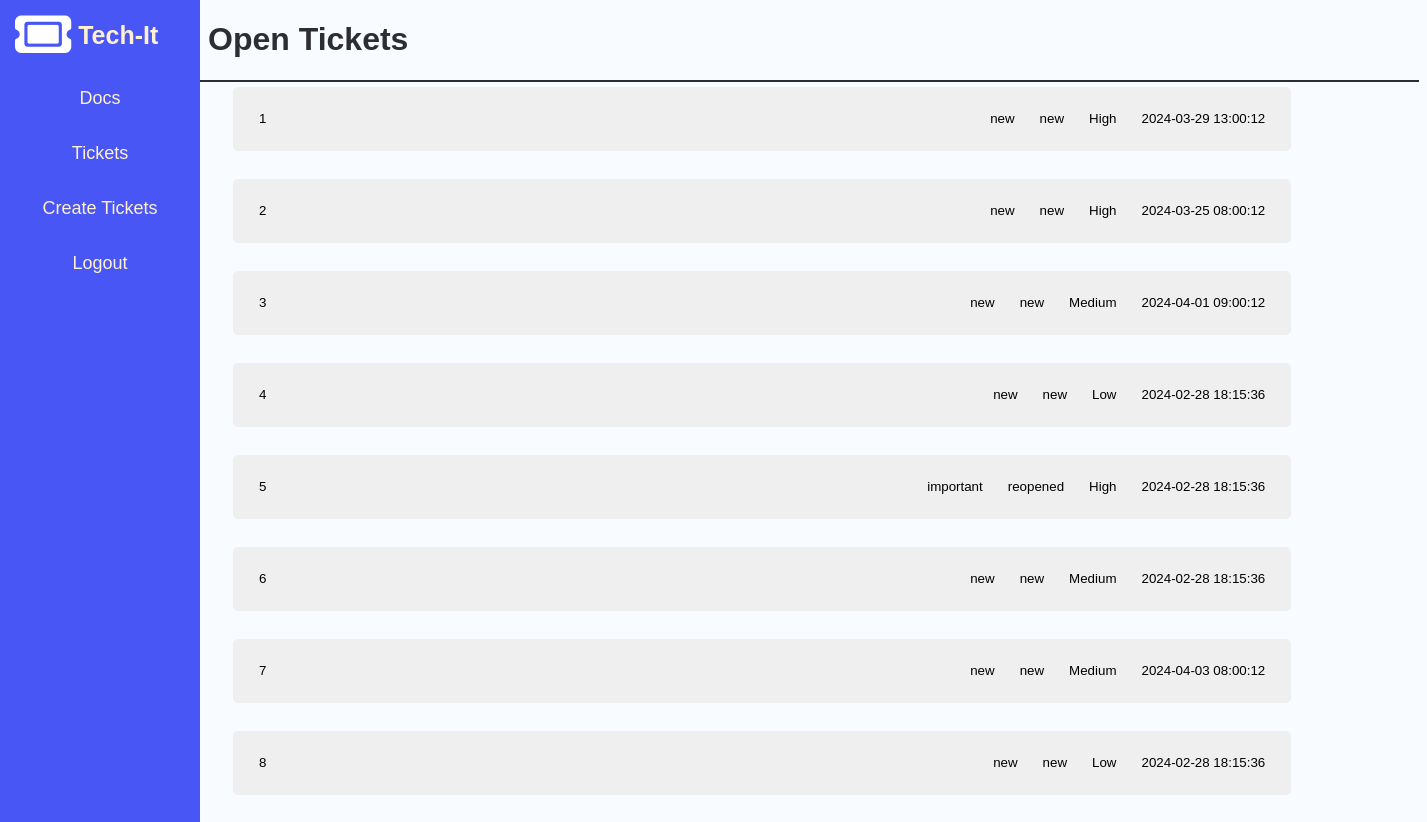
/queue.php (signed in), run on the app's committed database.
### tables this page shows
CREATE TABLE if NOT EXISTS `ticket` (
  `Ticket_ID` int(11) NOT NULL AUTO_INCREMENT,
  `UserID` int(11) NOT NULL,
  `Importance` enum('High', 'Medium', 'Low') NOT NULL,
  `Queue` enum('new','inprogress','closed','important') NOT NULL,
  `Status` enum('new','reopened','closed') NOT NULL,
  `CreateDate` datetime NOT NULL,
  `CloseDate` datetime,
  `TicketDesc` varchar(1000) NOT NULL,
  `Email` varchar(64) NOT NULL,
  Primary Key(Ticket_ID),
  Foreign Key(UserID) References user(UserID)
);

### queue.php (the view, shortened to what this page needs)
<!DOCTYPE html>
<html lang="en">
<head>
    <link rel="stylesheet" href="style.css">
</head>
<body>
  <?php include ("menu.php")?>
    <?php
    if (isset($_SESSION["User_ID"])) {
      $servername = "localhost";
      $useraccount = "admin";
      $password = "admin";
      $dbname = "cs410_final";
      $conn = new mysqli($servername, $useraccount, $password, $dbname);
      $stmt = $conn->prepare("SELECT * FROM ticket WHERE Status != 'closed'");
      $stmt->execute();
      $result = $stmt->get_result();
      if ($result->num_rows > 0) {
        echo '<div class="ticketinfo">';
        echo "<h1>Open Tickets</h1>";
        echo '</div>';
        while($row = $result->fetch_assoc()) {
          echo '<a class="ticketDetail" href="ticketDetails.php?id=' . $row['Ticket_ID'] . '"><button>' .
          '<span style="margin-left: 20px; float: left;">' . $row['Ticket_ID'] . '</span>' .
          '<span style="margin-right: 20px; float: right;">' . $row["CreateDate"] . '</span>' .
          '<span style="margin-right: 25px; float: right;">' . $row["Importance"] . '</span>' .
          '<span style="margin-right: 25px; float: right;">' . $row['Status'] . '</span>' .
          '<span style="margin-right: 25px; float: right;">' . $row["Queue"] . '</span>' .
          '</button></a><br><br>';
        }
      } else {
        echo '<div class="ticketinfo">';
        echo "There are currently no tickets in the queue";
        echo '</div>';
      }
    } else {
      header("Location: login.php");
      exit();
    }
  ?>
</body>
</html>

### style.css (style rules this page uses)
html { background: #f8fbff; font-family: 'Lucida Sans', 'Lucida Sans Regular', 'Lucida Grande', 'Lucida Sans Unicode', Geneva, Verdana, sans-serif; }
.ticketDetail button { width: 75%; height: 64px; border-radius: 5px; cursor: pointer; border: none; }
.ticketDetail { width: 100%; height: 64px; border-radius: 20px; display: inline-block; padding: 5px 0px 5px 225px; cursor: pointer; border: none; }
.ticketinfo { color: #2d2d34; border-bottom: 2px solid; border-color:#2d2d34; padding-left: 200px; }

### data on the page
ticket: Ticket_ID "1", CreateDate "2024-03-29 13:00:12", Importance "High", Status "new", Queue "new"
ticket: Ticket_ID "2", CreateDate "2024-03-25 08:00:12", Importance "High", Status "new", Queue "new"
ticket: Ticket_ID "3", CreateDate "2024-04-01 09:00:12", Importance "Medium", Status "new", Queue "new"
ticket: Ticket_ID "4", CreateDate "2024-02-28 18:15:36", Importance "Low", Status "new", Queue "new"
ticket: Ticket_ID "5", CreateDate "2024-02-28 18:15:36", Importance "High", Status "reopened", Queue "important"
ticket: Ticket_ID "6", CreateDate "2024-02-28 18:15:36", Importance "Medium", Status "new", Queue "new"
ticket: Ticket_ID "7", CreateDate "2024-04-03 08:00:12", Importance "Medium", Status "new", Queue "new"
ticket: Ticket_ID "8", CreateDate "2024-02-28 18:15:36", Importance "Low", Status "new", Queue "new"
